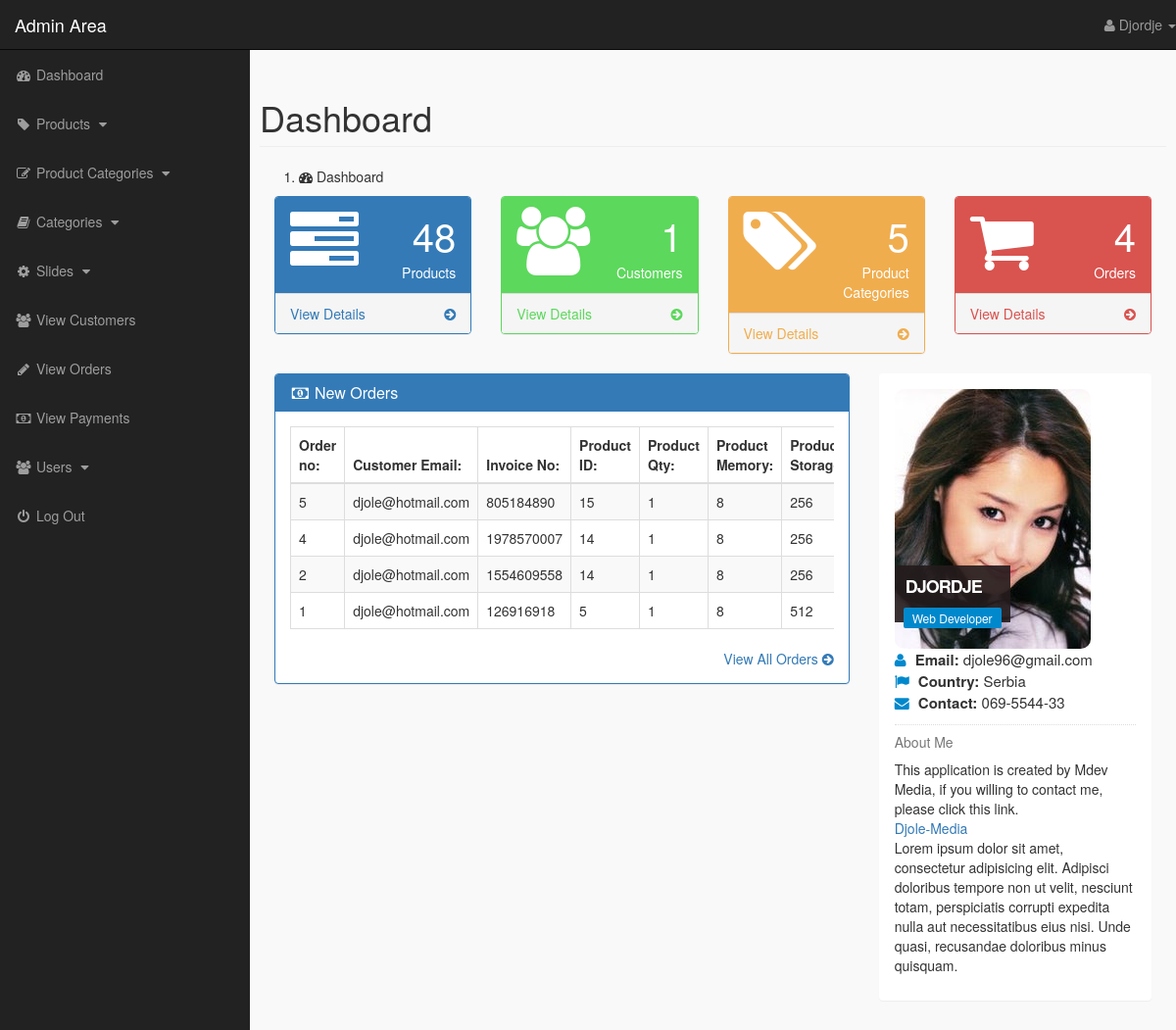
Page /admin_area/index.php?dashboard (signed in) on the committed database.
### tables this page shows
CREATE TABLE `pending_orders` (
  `order_id` int(10) NOT NULL,
  `customer_id` int(10) NOT NULL,
  `invoice_no` int(10) NOT NULL,
  `product_id` text NOT NULL,
  `qty` int(10) NOT NULL,
  `memory` int(10) NOT NULL,
  `storage` int(10) NOT NULL,
  `order_status` text NOT NULL
);

CREATE TABLE `customers` (
  `customer_id` int(10) NOT NULL,
  `customer_name` varchar(255) NOT NULL,
  `customer_email` varchar(255) NOT NULL,
  `customer_pass` varchar(255) NOT NULL,
  `customer_country` text NOT NULL,
  `customer_city` text NOT NULL,
  `customer_contact` varchar(100) NOT NULL,
  `customer_address` text NOT NULL,
  `customer_image` text NOT NULL,
  `customer_ip` varchar(100) NOT NULL
);

### admin_area/dashboard.php (the view, shortened to what this page needs)
<?php
    if(!isset($_SESSION['admin_email'])){
        echo "<script>window.open('login.php','_self')</script>";
    }else{
?>
<div class="row">
    <col-lg-12>
        <h1 class="page-header"> Dashboard </h1>
        <ol class="breadcrum">
            <li class="active">
                <i class="fa fa-dashboard"></i> Dashboard
             </li>
        </ol>
    </col-lg-12>
</div>
<div class="row">
    <div class="col-lg-3 col-md-6">
        <div class="panel panel-primary">
            <div class="panel-heading">
                <div class="row">
                    <div class="col-xs-3">
                        <i class="fa fa-tasks fa-5x"></i>
                    </div>
                    <div class="col-xs-9 text-right">
                        <div class="huge"> <?php echo $count_products; ?> </div>
                        <div> Products </div>
                    </div>
                </div>
            </div>
            <a href="index.php?view_products">
                <div class="panel-footer">
                    <span class="pull-left">
                        View Details
                    </span>
                    <span class="pull-right">
                        <i class="fa fa-arrow-circle-right"></i>
                    </span>
                    <div class="clearfix"></div>
                </div>
            </a>
        </div>
    </div>
    <div class="col-lg-3 col-md-6">
        <div class="panel panel-green">
            <div class="panel-heading">
                <div class="row">
                    <div class="col-xs-3">
                        <i class="fa fa-users fa-5x"></i>
                    </div>
                    <div class="col-xs-9 text-right">
                        <div class="huge"> <?php echo $count_customers; ?> </div>
                        <div> Customers </div>
                    </div>
                </div>
            </div>
            <a href="index.php?view_customers">
                <div class="panel-footer">
                    <span class="pull-left">
                        View Details
                    </span>
                    <span class="pull-right">
                        <i class="fa fa-arrow-circle-right"></i>
                    </span>
                    <div class="clearfix"></div>
                </div>
            </a>
        </div>
    </div>
    <div class="col-lg-3 col-md-6">
        <div class="panel panel-orange">
            <div class="panel-heading">
                <div class="row">
                    <div class="col-xs-3">
                        <i class="fa fa-tags fa-5x"></i>
                    </div>
                    <div class="col-xs-9 text-right">
                        <div class="huge"> <?php echo $count_p_categories; ?> </div>
                        <div> Product Categories </div>
                    </div>
                </div>
            </div>
            <a href="index.php?view_p_cats">
                <div class="panel-footer">
                    <span class="pull-left">
                        View Details
                    </span>
                    <span class="pull-right">
                        <i class="fa fa-arrow-circle-right"></i>
                    </span>
                    <div class="clearfix"></div>
                </div>
            </a>
        </div>
    </div>
    <div class="col-lg-3 col-md-6">
        <div class="panel panel-red">
            <div class="panel-heading">
                <div class="row">
                    <div class="col-xs-3">
                        <i class="fa fa-shopping-cart fa-5x"></i>
                    </div>
                    <div class="col-xs-9 text-right">
                        <div class="huge"> <?php echo $count_pending_orders; ?> </div>
                        <div> Orders </div>
                    </div>
                </div>
            </div>
            <a href="index.php?view_orders">
                <div class="panel-footer">
                    <span class="pull-left">
                        View Details
                    </span>
                    <span class="pull-right">
                        <i class="fa fa-arrow-circle-right"></i>
                    </span>
                    <div class="clearfix"></div>
                </div>
            </a>
        </div>
    </div>
</div>
<div class="row">
    <div class="col-lg-8">
        <div class="panel panel-primary">
            <div class="panel-heading">
                <h3 class="panel-title">
                    <i class="fa fa-money fa-fw"></i> New Orders
                </h3>
            </div>
            <div class="panel-body">
                <div class="table-responsive">
                    <table class="table table-hover table-striped table-bordered">
                        <thead>
                            <tr>
                                <th> Order no: </th>
                                <th> Customer Email: </th>
                                <th> Invoice No: </th>
                                <th> Product ID: </th>
                                <th> Product Qty: </th>
                                <th> Product Memory: </th>
                                <th> Product Storage: </th>
                            </tr>
                        </thead>
                        <tbody>
                        <?php
                          $get_order = "select * from pending_orders order by 1 DESC LIMIT 0,5";
                          $run_order = mysqli_query($con,$get_order);
                          while($row_order=mysqli_fetch_array($run_order)){
                              $order_id = $row_order['order_id'];
                              $c_id = $row_order['customer_id'];
                              $invoice_no = $row_order['invoice_no'];
                              $product_id = $row_order['product_id'];
                              $qty = $row_order['qty'];
                              $memory = $row_order['memory'];
                              $storage = $row_order['storage'];
                      ?>
                      <tr>
                          <td> <?php echo $order_id; ?> </td>
                          <td>
                              <?php
                                  $get_customer = "select * from customers where customer_id='$c_id'";
                                  $run_customer = mysqli_query($con,$get_customer);
                                  $row_customer = mysqli_fetch_array($run_customer);
                                  $customer_email = $row_customer['customer_email'];
                                  echo $customer_email;
                              ?>
                          </td>
                          <td> <?php echo $invoice_no; ?> </td>
                          <td> <?php echo $product_id; ?> </td>
                          <td> <?php echo $qty; ?> </td>
                          <td> <?php echo $memory; ?> </td>
                          <td> <?php echo $storage; ?> </td>
                      </tr>
                      <?php } ?>
                        </tbody>
                     </table>
                </div>
                <div class="text-right">
                    <a href="index.php?view_orders">
                        View All Orders <i class="fa fa-arrow-circle-right"></i>
                    </a>
                </div>
            </div>
        </div>
    </div>
    <div class="col-md-4">
        <div class="panel">
            <div class="panel-body">
                <div class="mb-md thumb-info">
                     <img src="admin_images/<?php echo $admin_image; ?>" alt="<?php echo $admin_image; ?>" class="rounded img-responsive">
                    <div class="thumb-info-title">
                        <span class="thumb-info-inner"> <?php echo $admin_name; ?> </span>
                        <span class="thumb-info-type"> <?php echo $admin_job; ?> </span>
                    </div>
                </div>
                <div class="mb-md">
                    <div class="widget-content-expanded">
                        <i class="fa fa-user"></i> <span> Email: </span> <?php echo $admin_email; ?> <br/>
                        <i class="fa fa-flag"></i> <span> Country: </span> <?php echo $admin_country; ?> <br/>
                        <i class="fa fa-envelope"></i> <span> Contact: </span> <?php echo $admin_contact; ?> <br/>
                    </div>
                    <hr class="dotted short">
                    <h5 class="text-muted"> About Me</h5>
                    <p>
                        <?php echo $admin_about; ?>
                    </p>
                </div>
            </div>
        </div>
    </div>
</div>
<?php } ?>

### admin_area/includes/sidebar.php (shortened to what this page needs)
<?php
    if(!isset($_SESSION['admin_email'])){
        echo "<script>window.open('login.php','_self')</script>";
    }else{
?>
<nav class="navbar navbar-inverse navbar-fixed-top">
    <div class="navbar-header">
        <a href="index.php?dashboard" class="navbar-brand">Admin Area</a>
    </div>
    <ul class="nav navbar-right top-nav">
        <li class="dropdown">
            <a href="#" class="dropdown-toggle" data-toggle="dropdown">
                <i class="fa fa-user"></i> <?php echo $admin_name; ?> <b class="caret"></b>
            </a>
        </li>
    </ul>
    <div class="collapse navbar-collapse navbar-ex1-collapse">
        <ul class="nav navbar-nav side-nav">
            <li>
                <a href="index.php?dashboard">
                    <i class="fa fa-fw fa-dashboard"></i> Dashboard
                </a>
            </li>
            <li>
                <a href="#" data-toggle="collapse" data-target="#products">
                    <i class="fa fa-fw fa-tag"></i> Products
                    <i class="fa fa-fw fa-caret-down"></i>
                </a>
            </li>
            <li>
                <a href="#" data-toggle="collapse" data-target="#p_cat">
                    <i class="fa fa-fw fa-edit"></i> Product Categories
                    <i class="fa fa-fw fa-caret-down"></i>
                </a>
            </li>
            <li>
                <a href="#" data-toggle="collapse" data-target="#cat">
                    <i class="fa fa-fw fa-book"></i> Categories
                    <i class="fa fa-fw fa-caret-down"></i>
                </a>
            </li>
            <li>
                <a href="#" data-toggle="collapse" data-target="#slides">
                        <i class="fa fa-fw fa-gear"></i> Slides
                        <i class="fa fa-fw fa-caret-down"></i>
                </a>
            </li>
            <li>
                <a href="index.php?view_customers">
                    <i class="fa fa-fw fa-users"></i> View Customers
                </a>
            </li>
            <li>
                <a href="index.php?view_orders">
                    <i class="fa fa-fw fa-pencil"></i> View Orders
                </a>
            </li>
            <li>
                <a href="index.php?view_payments">
                    <i class="fa fa-fw fa-money"></i> View Payments
                </a>
            </li>
            <li>
                <a href="#" data-toggle="collapse" data-target="#users">
                        <i class="fa fa-fw fa-users"></i> Users
                        <i class="fa fa-fw fa-caret-down"></i>
                </a>
            </li>
            <li>
                <a href="logout.php">
                    <i class="fa fa-fw fa-power-off"></i> Log Out
                </a>
            </li>
        </ul>
    </div>
</nav>
<?php } ?>

### admin_area/css/style.css (style rules this page uses)
body { margin-top: 100px; }
@media (min-width: 768px) { body { margin-top: 50px; } }
.top-nav { 0 15px; }
.top-nav>li { float: left; display: inline-block; }
.top-nav>li>a { color: #999999; line-height: 20px; padding-top: 15px; padding-bottom: 15px; }
@media (min-width: 768px) { .side-nav { position: fixed; top: 51px; bottom: 0; width: 255px; overflow-y: auto; overflow-x: hidden; background-color: #222222; padding-bottom: 40px; border-radius: 0; } }
@media (min-width: 768px) { .side-nav>li>a { width: 255px; } }
.huge { font-size: 40px; line-height: normal; }
.panel-green { border-color: #5cd85c; }
.panel-green>.panel-heading { color: #ffffff; background-color: #5cd85c; }
.panel-green>a { color: #5cd85c; }
.panel-orange { border-color: #f0ad4e; }
.panel-orange>.panel-heading { color: #ffffff; background-color: #f0ad4e; }
.panel-orange>a { color: #f0ad4e; }
.panel-red { border-color: #d9534f; }
.panel-red>.panel-heading { color: #ffffff; background-color: #d9534f; }
.panel-red>a { color: #d9534f; }
.panel-body { border-radius: 5px; }
.thumb-info { position: relative; }
.rounded { border-radius: 10px; }
hr { border: 0; height: 1px; margin: 10px 0 10px 0; }
hr.dotted { border-bottom: 1px #dddddd dotted; height: 0px; margin: 10px 0 10px 0; }
.thumb-info .thumb-info-title { background: rgba(36,27,28,.9); bottom: 10%; color: #ffffff; font-size: 18px; font-weight: 600; left: 0; letter-spacing: -1px; padding: 9px 11px 9px; position: absolute; text-transform: uppercase; z-index: 1; }
.thumb-info .thumb-info-inner { display: block; }
.thumb-info .thumb-info-type { background: #0088cc; display: inline-block; border-radius: 2px; float: left; font-size: 12px; font-weight: 400; letter-spacing: 0; margin: 8px -2px -15px -2px; padding: 2px 9px; text-transform: none; }
.widget-content-expanded { font-size: 15px; }
.widget-content-expanded span { font-weight: 600; }
.widget-content-expanded i { color: #0088cc; margin-right: 5px; }

### rows in the picture
pending_orders: order_id "5", customer.customer_email "djole@hotmail.com", invoice_no "805184890", product "15", qty "1", memory "8", storage "256"
pending_orders: order_id "4", customer.customer_email "djole@hotmail.com", invoice_no "1978570007", product "14", qty "1", memory "8", storage "256"
pending_orders: order_id "2", customer.customer_email "djole@hotmail.com", invoice_no "1554609558", product "14", qty "1", memory "8", storage "256"
pending_orders: order_id "1", customer.customer_email "djole@hotmail.com", invoice_no "126916918", product "5", qty "1", memory "8", storage "512"

### other values in the picture
$admin_name "Djordje"
$count_products "48"
$count_customers "1"
$count_p_categories "5"
$count_pending_orders "4"
$admin_name "DJORDJE"
$admin_job "Web Developer"
$admin_email "djole96@gmail.com"
$admin_country "Serbia"
$admin_contact "069-5544-33"
